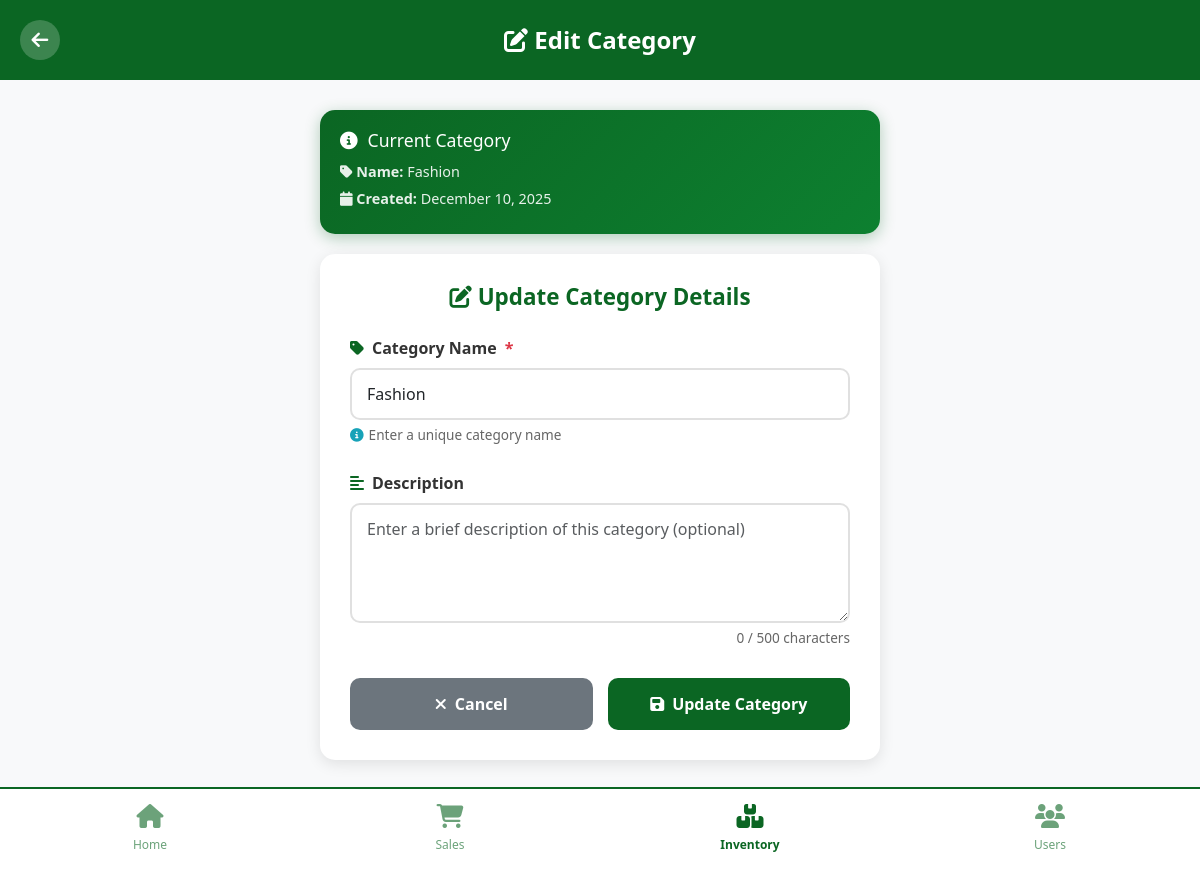
Page /categories/edit/1/ on the committed database.
### user/models.py (models this page shows, shortened)
class Category(models.Model):
    name = models.CharField(max_length=100)
    description = models.TextField(blank=True)
    created_at = models.DateTimeField(auto_now_add=True)
    class Meta:
        db_table = 'category'
        verbose_name_plural = 'Categories'

### user/views.py (the view, shortened to what this page needs)
# urls.py: path('categories/edit/<int:category_id>/', views.edit_category, name='edit_category'),
def edit_category(request, category_id):
    category = get_object_or_404(Category, id=category_id)
    context = {
        'category': category,
    }
    return render(request, 'category/edit_category.html', context)

### templates/category/edit_category.html (shortened to what this page needs)
{% load static %}
<!DOCTYPE html>
<html lang="en">
<head>
    <link href="https://cdn.jsdelivr.net/npm/bootstrap@5.3.0/dist/css/bootstrap.min.css" rel="stylesheet">
    <link rel="stylesheet" href="https://cdnjs.cloudflare.com/ajax/libs/font-awesome/6.4.0/css/all.min.css">
</head>
<body>
    <div class="top-header">
        <div class="header-content">
            <button class="back-btn" onclick="window.location.href='{% url 'category' %}'">
                <i class="fas fa-arrow-left"></i>
            </button>
            <div class="header-title">
                <h2><i class="fas fa-edit"></i> Edit Category</h2>
            </div>
        </div>
    </div>
    <div class="form-container">
        <div class="info-card">
            <h4><i class="fas fa-info-circle"></i> Current Category</h4>
            <p><i class="fas fa-tag"></i> <strong>Name:</strong> {{ category.name }}</p>
            <p><i class="fas fa-calendar"></i> <strong>Created:</strong> {{ category.created_at|date:"F d, Y" }}</p>
        </div>
        <div class="form-card">
            <h3><i class="fas fa-edit"></i> Update Category Details</h3>
            <form method="POST" action="{% url 'edit_category' category.id %}" id="categoryForm">
                <div class="form-group">
                    <label class="form-label">
                        <i class="fas fa-tag"></i>
                        Category Name
                        <span class="required">*</span>
                    </label>
                    <input type="text"
                           class="form-control"
                           name="name"
                           id="categoryName"
                           value="{{ category.name }}"
                           placeholder="e.g., Electronics, Beverages, Snacks"
                           required
                           maxlength="100">
                    <div class="form-hint">
                        <i class="fas fa-info-circle"></i>
                        Enter a unique category name
                    </div>
                </div>
                <div class="form-group">
                    <label class="form-label">
                        <i class="fas fa-align-left"></i>
                        Description
                    </label>
                    <textarea class="form-control"
                              name="description"
                              id="categoryDescription"
                              placeholder="Enter a brief description of this category (optional)"
                              maxlength="500">{{ category.description }}</textarea>
                    <div class="char-counter">
                        <span id="charCount">{{ category.description|length }}</span> / 500 characters
                    </div>
                </div>
                <div class="form-actions">
                    <button type="button" class="btn btn-secondary" onclick="window.location.href='{% url 'category' %}'">
                        <i class="fas fa-times"></i> Cancel
                    </button>
                    <button type="submit" class="btn btn-primary">
                        <i class="fas fa-save"></i> Update Category
                    </button>
                </div>
            </form>
        </div>
    </div>
    <div class="bottom-nav">
        <a href="{% url 'dashboard' %}" class="nav-item">
            <i class="fas fa-home"></i>
            <span>Home</span>
        </a>
        <a href="{% url 'sales' %}" class="nav-item">
            <i class="fas fa-shopping-cart"></i>
            <span>Sales</span>
        </a>
        <a href="{% url 'inventory' %}" class="nav-item active">
            <i class="fas fa-boxes"></i>
            <span>Inventory</span>
        </a>
        <a href="{% url 'users' %}" class="nav-item">
            <i class="fas fa-users"></i>
            <span>Users</span>
        </a>
    </div>
</body>
</html>

### templates/category/edit_category.html (style rules this page uses)
:root { --primary-color: #0B6623; --light-green: #0D8030; }
body { background-color: #f8f9fa; font-family: 'Segoe UI', Tahoma, Geneva, Verdana, sans-serif; margin: 0; padding: 0; padding-bottom: 80px; }
.top-header { background: var(--primary-color); padding: 20px; color: white; }
.header-content { display: flex; justify-content: space-between; align-items: center; }
.header-title h2 { margin: 0; font-size: 1.5rem; font-weight: 600; }
.back-btn { background: rgba(255, 255, 255, 0.2); border: none; width: 40px; height: 40px; border-radius: 50%; color: white; font-size: 1.2rem; cursor: pointer; transition: all 0.3s; }
.form-container { max-width: 600px; margin: 30px auto; padding: 0 20px; }
.info-card { background: linear-gradient(135deg, var(--primary-color), var(--light-green)); color: white; border-radius: 15px; padding: 20px; margin-bottom: 20px; box-shadow: 0 4px 15px rgba(11, 102, 35, 0.3); }
.info-card h4 { margin: 0 0 10px 0; font-size: 1.1rem; display: flex; align-items: center; gap: 10px; }
.info-card p { margin: 5px 0; font-size: 0.9rem; opacity: 0.9; }
.form-card { background: white; border-radius: 15px; padding: 30px; box-shadow: 0 4px 15px rgba(0,0,0,0.1); }
.form-card h3 { color: var(--primary-color); margin-bottom: 25px; font-size: 1.4rem; font-weight: 600; text-align: center; }
.form-group { margin-bottom: 25px; }
.form-label { color: #333; font-weight: 600; margin-bottom: 8px; display: flex; align-items: center; gap: 8px; }
.form-label i { color: var(--primary-color); }
.form-label .required { color: #dc3545; }
.form-control { border: 2px solid #e0e0e0; border-radius: 10px; padding: 12px 15px; font-size: 1rem; transition: all 0.3s; }
textarea.form-control { resize: vertical; min-height: 120px; }
.char-counter { text-align: right; font-size: 0.85rem; color: #666; margin-top: 5px; }
.form-actions { display: flex; gap: 15px; margin-top: 30px; }
.btn { flex: 1; padding: 14px; border: none; border-radius: 10px; font-size: 1rem; font-weight: 600; cursor: pointer; transition: all 0.3s; display: flex; align-items: center; justify-content: center; gap: 8px; }
.btn-primary { background: var(--primary-color); color: white; }
.btn-secondary { background: #6c757d; color: white; }
.form-hint { font-size: 0.85rem; color: #666; margin-top: 5px; display: flex; align-items: center; gap: 5px; }
.form-hint i { color: #17a2b8; }
.bottom-nav { position: fixed; bottom: 0; width: 100%; background: white; border-top: 2px solid var(--primary-color); display: flex; justify-content: space-around; padding: 10px 0; z-index: 1000; }
.nav-item { text-align: center; color: var(--primary-color); text-decoration: none; flex: 1; padding: 5px; opacity: 0.6; transition: all 0.3s; }
.nav-item.active { opacity: 1; font-weight: 600; }
.nav-item i { font-size: 1.5rem; display: block; margin-bottom: 3px; }
.nav-item span { font-size: 0.75rem; }

### rows in the picture
Category: name "Fashion", created_at "December 10, 2025", description|length "0"
